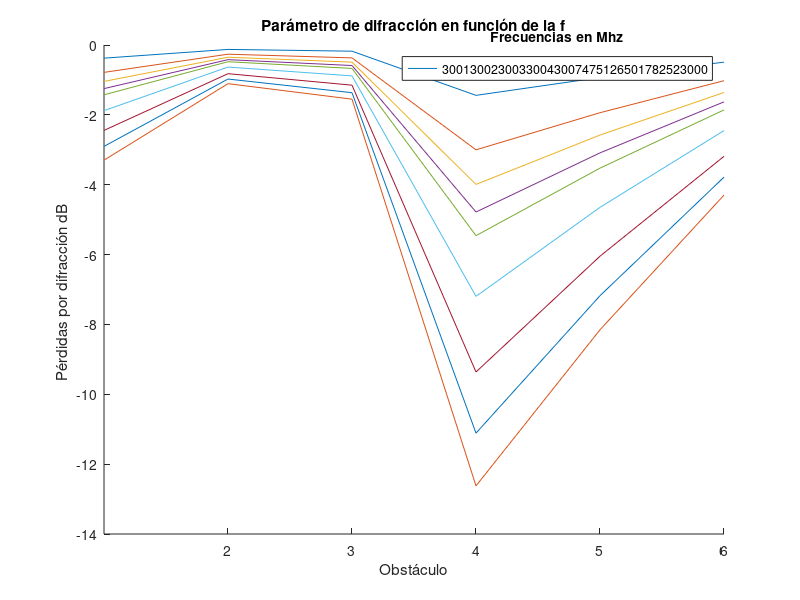
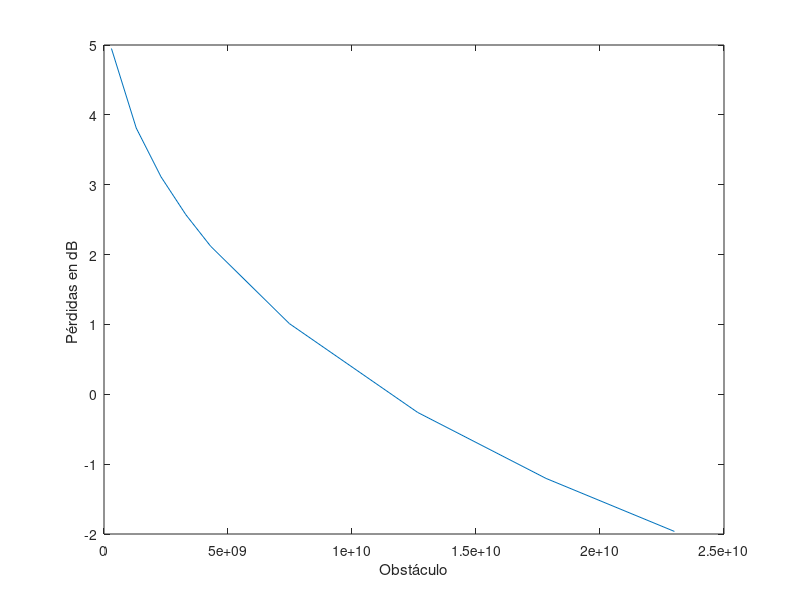
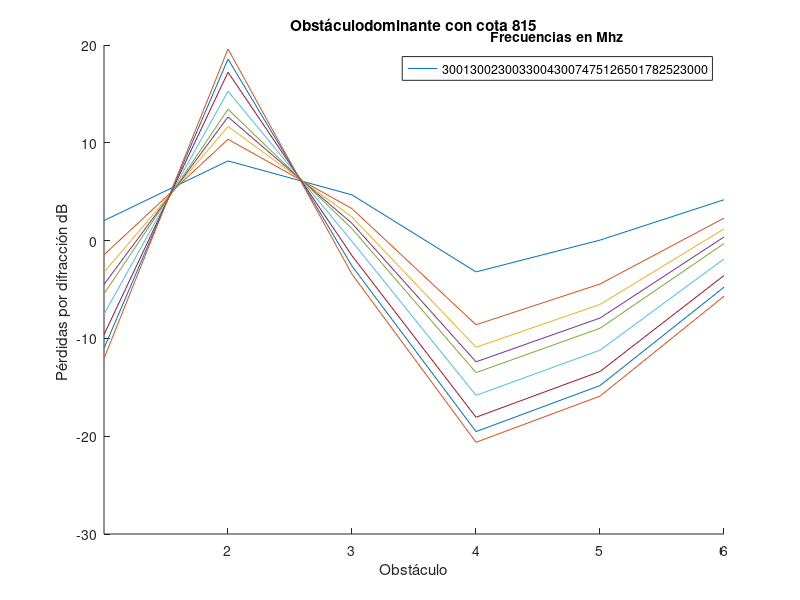
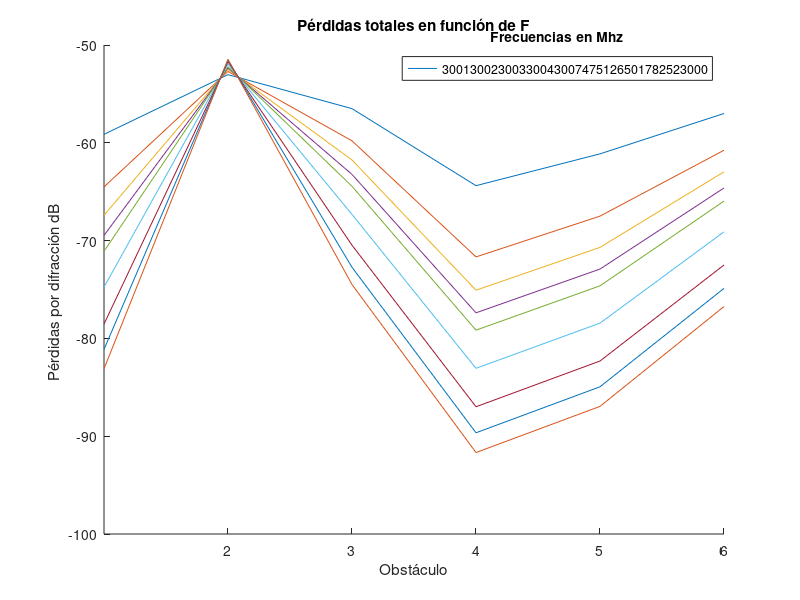

Source code (MATLAB) for these figures, in order:
%  EJERCICIO 1.3*-*-*-*-*-*-*-*-*-*-*-*-*-*-*-*-*-*-*-*--*-*-*-*-*-*-*-*-*
clear;clc;close all;
K      = 4/3;
c      = 3e8;
f      = [300,1300, 2300, 3300, 4300,7475,12650, 17825, 23000].*1e6;
lambda = c./f;
d      = 20.09e3;
R0     = 6370e3;
Re     = R0*K;

e  = [797 800 803 799 735 760 788 805];
a  = [11 0 0 0 0 0 0  11];
d1 = [0 0.806e3 1.910e3 3.721e3 7.831e3 10.955e3 14.965e3 d];
d2 = d - d1;

flecha         = d1.*d2/(2*Re);
altura_rayo    = ((e(end)+a(end)-e(1)-a(1))/d)*d1 + e(1)+a(1);
despejamiento  = e + flecha - altura_rayo;
    
numero_iteraciones    = size(lambda);
columnas              = size(f);

for iteracion=1:numero_iteraciones(2)
    R1(iteracion,:) = sqrt(lambda(1,iteracion)*d1.*d2/d); %Altura del primer rayo de Fresnel    
end

despejamiento(:,1)    =[];
despejamiento(:,end)  =[];
d1(:,1)        =[];
d1(:,end)      =[];
R1(:,1)        =[];
R1(:,end)      =[];
flecha(:,1)    =[];
flecha(:,end)  =[];
e(:,1) = [];
e(:,end) = [];

d2=d-d1;

obstaculo_mayor          = max(e);
posicion_obstaculo_mayor = find(e==obstaculo_mayor);
uve                      = sqrt(2)*despejamiento./R1;
Ldif_iterado             = 6.9 + 20*log10(sqrt((uve-0.1).^2 +1) + uve-0.1);


Ldif_sd                                      = zeros(1,numero_iteraciones(2));
uve_obstaculo_principal_y_subvano            = zeros(numero_iteraciones(2),3);
posicion_uve_menos_negativo_inferior_subvano = zeros(numero_iteraciones(2),3);
altura_rayo(:,1) = [];
altura_rayo(:,end) = [];

flecha        = (d1.*d2)/(2*Re);
despejamiento =  e + flecha - altura_rayo;
for iteracion=1:numero_iteraciones(2) 

    uve_iterado(iteracion,:) = sqrt(2)*despejamiento./R1(iteracion,:);
     
    uve_obstaculo_principal_y_subvano(iteracion,:)  = [uve(iteracion,posicion_obstaculo_mayor-1),uve(iteracion,posicion_obstaculo_mayor),uve(iteracion,posicion_obstaculo_mayor+1)];
    posicion_uve_menos_negativo_inferior_subvano    = find( (uve(iteracion,:))>(min(uve_obstaculo_principal_y_subvano(iteracion,:))), 1, 'last' );
    
    Ldif_sd(iteracion)        = Ldif_iterado(iteracion,posicion_uve_menos_negativo_inferior_subvano);
    Ldiff_sin_CN(iteracion,:) = Ldif_iterado(iteracion,:) + Ldif_sd(iteracion); 
end

 columna1 = uve_iterado(:, min(uve_iterado(1,:)) < -0.75)

for iteracion=1:numero_iteraciones(2)   

    uve_iterado_relevante = uve_iterado(:, min(uve_iterado) < -0.78)  
    
end



figure(1);title("Parámetro de difracción en función de la f")
for iteracion=1:numero_iteraciones(2)
    hold on
    plot(uve(iteracion,:));
    xticks(2:7)
    hold off
end

frec = ["300","1300", "2300", "3300", "4300","7475","12650","17825","23000"];
ylabel("Pérdidas por difracción dB ");xlabel("Obstáculo");
lgd = legend(frec);title(lgd,'Frecuencias en Mhz');

for mux=1:5   
    binomios(1,mux)=(d1(mux) +d1(mux+1));    
end

figure(2);title("Ldiff totales en funcion de K");
plot(f,Ldif_iterado(:,posicion_obstaculo_mayor));
ylabel("Pérdidas en dB ");xlabel("Obstáculo");


%  EJERCICIO 1.3 PARTE 2-*-*-*-*-*-*-*-*-*-*-*-*-*-*-*-*--*-*-*-*-*-*-*-*-*

e         = [786 800 815 799 735 760 788 795];
e(:,1)    =[];
e(:,end)  =[];


altura_rayo         = ((e(end)+a(end)-e(1)-a(1))/d)*d1 + e(1)+a(1);
despejamiento       = e + flecha - altura_rayo;    
numero_iteraciones  = size(lambda);
% 
% despejamiento(:,1)    =[];
% despejamiento(:,end)  =[];
% d1(:,1)        =[];
% d1(:,end)      =[];
% R1(:,1)        =[];
% R1(:,end)      =[];
% flecha(:,1)    =[];
% flecha(:,end)  =[];
% d2=d-d1;

obstaculo_mayor          = max(e);
posicion_obstaculo_mayor = find(e==obstaculo_mayor);
uve                      = sqrt(2)*despejamiento./R1;
Ldif_iterado             = 6.9 + 20*log10(sqrt((uve-0.1).^2 +1) + uve-0.1);


Ldif_sd                                      = zeros(1,numero_iteraciones(2));
uve_obstaculo_principal_y_subvano            = zeros(numero_iteraciones(2),3);
posicion_uve_menos_negativo_inferior_subvano = zeros(numero_iteraciones(2),3);

 for iteracion=1:numero_iteraciones(2)
        
    uve_obstaculo_principal_y_subvano(iteracion,:)  = [uve(iteracion,posicion_obstaculo_mayor-1),uve(iteracion,posicion_obstaculo_mayor),uve(iteracion,posicion_obstaculo_mayor+1)];
    posicion_uve_menos_negativo_inferior_subvano    = find( (uve(iteracion,:))>(min(uve_obstaculo_principal_y_subvano(iteracion,:))), 1, 'last' );
    
    Ldif_sd(iteracion)      = Ldif_iterado(iteracion,posicion_uve_menos_negativo_inferior_subvano);
    Ldiff_sin_CN(iteracion,:) = Ldif_iterado(iteracion,:) + Ldif_sd(iteracion);       
end

figure(3);title("Obstáculodominante con cota 815")
for iteracion=1:numero_iteraciones(2)    
    hold on
    plot(Ldif_iterado(iteracion,:))
    xticks(2:7)
    hold off    
end
frec = ["300","1300", "2300", "3300", "4300","7475","12650","17825","23000"];
ylabel("Pérdidas por difracción dB ");xlabel("Obstáculo");
lgd = legend(frec);title(lgd,'Frecuencias en Mhz');

CN = sqrt((sum(d1)*prod(d1))/prod(binomios));

Ldiff_totales_dB  = Ldiff_sin_CN - 20*log10(CN);

figure(4);title("Pérdidas totales en función de F");
for iteracion=1:numero_iteraciones(2)
    hold on
    plot(Ldiff_totales_dB(iteracion,:));
    xticks(2:7)
    hold off
end
frec = ["300","1300", "2300", "3300", "4300","7475","12650","17825","23000"];
ylabel("Pérdidas por difracción dB ");xlabel("Obstáculo");
lgd = legend(frec);title(lgd,'Frecuencias en Mhz');
